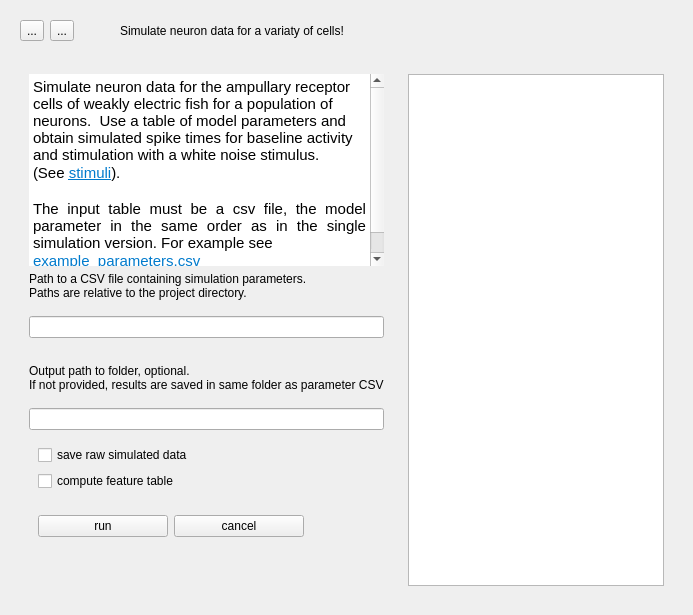
      <widget class="QWidget" name="table_sim">
       <layout class="QVBoxLayout" name="verticalLayout_16" stretch="0,1">
        <item>
         <widget class="QWidget" name="ts_header" native="true">
          <layout class="QHBoxLayout" name="horizontalLayout_4">
           <item>
            <widget class="QToolButton" name="ts_back_to_main">
             <property name="maximumSize">
              <size>
               <width>16777215</width>
               <height>27</height>
              </size>
             </property>
             <property name="text">
              <string>...</string>
             </property>
             <property name="icon">
              <iconset resource="resources.qrc">
               <normaloff>:/icons/pictograms/home.png</normaloff>:/icons/pictograms/home.png</iconset>
             </property>
            </widget>
           </item>
           <item>
            <widget class="QToolButton" name="ts_to_single">
             <property name="maximumSize">
              <size>
               <width>16777215</width>
               <height>27</height>
              </size>
             </property>
             <property name="text">
              <string>...</string>
             </property>
             <property name="icon">
              <iconset resource="resources.qrc">
               <normaloff>:/icons/pictograms/arrow_back.png</normaloff>:/icons/pictograms/arrow_back.png</iconset>
             </property>
            </widget>
           </item>
           <item>
            <spacer name="horizontalSpacer_6">
             <property name="orientation">
              <enum>Qt::Horizontal</enum>
             </property>
             <property name="sizeType">
              <enum>QSizePolicy::Maximum</enum>
             </property>
             <property name="sizeHint" stdset="0">
              <size>
               <width>40</width>
               <height>20</height>
              </size>
             </property>
            </spacer>
           </item>
           <item>
            <widget class="QLabel" name="ts_title">
             <property name="text">
              <string>Simulate neuron data for a variaty of cells!</string>
             </property>
             <property name="role" stdset="0">
              <string>title</string>
             </property>
            </widget>
           </item>
          </layout>
         </widget>
        </item>
        <item>
         <widget class="QWidget" name="ts_content" native="true">
          <layout class="QHBoxLayout" name="horizontalLayout_8">
           <item>
            <widget class="QWidget" name="ts_left_box" native="true">
             <layout class="QVBoxLayout" name="verticalLayout_27" stretch="0,0,0,0,0,0,0,0,0,0,1">
              <item>
               <widget class="QTextBrowser" name="ts_info">
                <property name="frameShape">
                 <enum>QFrame::NoFrame</enum>
                </property>
                <property name="html">
                 <string>&lt;!DOCTYPE HTML PUBLIC &quot;-//W3C//DTD HTML 4.0//EN&quot; &quot;http://www.w3.org/TR/REC-html40/strict.dtd&quot;&gt;
&lt;html&gt;&lt;head&gt;&lt;meta name=&quot;qrichtext&quot; content=&quot;1&quot; /&gt;&lt;style type=&quot;text/css&quot;&gt;
p, li { white-space: pre-wrap; }
&lt;/style&gt;&lt;/head&gt;&lt;body style=&quot; font-family:'Ubuntu'; font-size:11pt; font-weight:400; font-style:normal;&quot;&gt;
&lt;p style=&quot; margin-top:0px; margin-bottom:0px; margin-left:0px; margin-right:0px; -qt-block-indent:0; text-indent:0px;&quot;&gt;Simulate neuron data for the ampullary receptor cells of weakly electric fish for a population of neurons.  Use a table of model parameters and obtain simulated spike times for baseline activity and stimulation with a white noise stimulus. &lt;/p&gt;
&lt;p style=&quot; margin-top:0px; margin-bottom:0px; margin-left:0px; margin-right:0px; -qt-block-indent:0; text-indent:0px;&quot;&gt;(See &lt;a href=&quot;../../stimuli&quot;&gt;&lt;span style=&quot; text-decoration: underline; color:#007acc;&quot;&gt;stimuli&lt;/span&gt;&lt;/a&gt;).&lt;/p&gt;
&lt;p align=&quot;justify&quot; style=&quot;-qt-paragraph-type:empty; margin-top:0px; margin-bottom:0px; margin-left:0px; margin-right:0px; -qt-block-indent:0; text-indent:0px;&quot;&gt;&lt;br /&gt;&lt;/p&gt;
&lt;p align=&quot;justify&quot; style=&quot; margin-top:0px; margin-bottom:0px; margin-left:0px; margin-right:0px; -qt-block-indent:0; text-indent:0px;&quot;&gt;The input table must be a csv file, the model parameter in the same order as in the single simulation version. For example see&lt;/p&gt;
&lt;p align=&quot;justify&quot; style=&quot; margin-top:0px; margin-bottom:0px; margin-left:0px; margin-right:0px; -qt-block-indent:0; text-indent:0px;&quot;&gt;&lt;a href=&quot;../../examples/example_parameters.csv&quot;&gt;&lt;span style=&quot; text-decoration: underline; color:#007acc;&quot;&gt;example_parameters.csv&lt;/span&gt;&lt;/a&gt;&lt;/p&gt;
&lt;p align=&quot;justify&quot; style=&quot;-qt-paragraph-type:empty; margin-top:0px; margin-bottom:0px; margin-left:0px; margin-right:0px; -qt-block-indent:0; text-indent:0px;&quot;&gt;&lt;br /&gt;&lt;/p&gt;&lt;/body&gt;&lt;/html&gt;</string>
                </property>
               </widget>
              </item>
              <item>
               <widget class="QLabel" name="ts_input_label">
                <property name="text">
                 <string>Path to a CSV file containing simulation parameters.
Paths are relative to the project directory.</string>
                </property>
               </widget>
              </item>
              <item>
               <spacer name="verticalSpacer_13">
                <property name="orientation">
                 <enum>Qt::Vertical</enum>
                </property>
                <property name="sizeType">
                 <enum>QSizePolicy::Fixed</enum>
                </property>
                <property name="sizeHint" stdset="0">
                 <size>
                  <width>20</width>
                  <height>10</height>
                 </size>
                </property>
               </spacer>
              </item>
              <item>
               <widget class="QLineEdit" name="ts_input_path"/>
              </item>
              <item>
               <spacer name="verticalSpacer_12">
                <property name="orientation">
                 <enum>Qt::Vertical</enum>
                </property>
                <property name="sizeType">
                 <enum>QSizePolicy::Fixed</enum>
                </property>
                <property name="sizeHint" stdset="0">
                 <size>
                  <width>20</width>
                  <height>20</height>
                 </size>
                </property>
               </spacer>
              </item>
              <item>
               <widget class="QLabel" name="ts_output_label">
                <property name="text">
                 <string>Output path to folder, optional.
If not provided, results are saved in same folder as parameter CSV</string>
                </property>
               </widget>
              </item>
              <item>
               <spacer name="verticalSpacer_11">
                <property name="orientation">
                 <enum>Qt::Vertical</enum>
                </property>
                <property name="sizeType">
                 <enum>QSizePolicy::Fixed</enum>
                </property>
                <property name="sizeHint" stdset="0">
                 <size>
                  <width>20</width>
                  <height>10</height>
                 </size>
                </property>
               </spacer>
              </item>
              <item>
               <widget class="QLineEdit" name="ts_output_path"/>
              </item>
              <item>
               <widget class="QWidget" name="widget_6" native="true">
                <layout class="QVBoxLayout" name="verticalLayout_29">
                 <item>
                  <widget class="QCheckBox" name="ts_checkBox_data">
                   <property name="text">
                    <string>save raw simulated data</string>
                   </property>
                   <property name="checked">
                    <bool>false</bool>
                   </property>
                  </widget>
                 </item>
                 <item>
                  <widget class="QCheckBox" name="ts_checkBox_features">
                   <property name="text">
                    <string>compute feature table</string>
                   </property>
                  </widget>
                 </item>
                </layout>
               </widget>
              </item>
              <item>
               <widget class="QWidget" name="ts_control_widget" native="true">
                <layout class="QHBoxLayout" name="horizontalLayout_11">
                 <item>
                  <widget class="QPushButton" name="ts_btn_run">
                   <property name="sizePolicy">
                    <sizepolicy hsizetype="Fixed" vsizetype="Fixed">
                     <horstretch>0</horstretch>
                     <verstretch>0</verstretch>
                    </sizepolicy>
                   </property>
                   <property name="minimumSize">
                    <size>
                     <width>130</width>
                     <height>0</height>
                    </size>
                   </property>
                   <property name="maximumSize">
                    <size>
                     <width>130</width>
                     <height>16777215</height>
                    </size>
                   </property>
                   <property name="text">
                    <string>run</string>
                   </property>
                  </widget>
                 </item>
                 <item>
                  <widget class="QPushButton" name="ts_btn_cancel">
                   <property name="sizePolicy">
                    <sizepolicy hsizetype="Fixed" vsizetype="Fixed">
                     <horstretch>0</horstretch>
                     <verstretch>0</verstretch>
                    </sizepolicy>
                   </property>
                   <property name="minimumSize">
                    <size>
                     <width>130</width>
                     <height>0</height>
                    </size>
                   </property>
                   <property name="maximumSize">
                    <size>
                     <width>130</width>
                     <height>16777215</height>
                    </size>
                   </property>
                   <property name="text">
                    <string>cancel</string>
                   </property>
                  </widget>
                 </item>
                 <item>
                  <spacer name="horizontalSpacer_2">
                   <property name="orientation">
                    <enum>Qt::Horizontal</enum>
                   </property>
                   <property name="sizeHint" stdset="0">
                    <size>
                     <width>40</width>
                     <height>20</height>
                    </size>
                   </property>
                  </spacer>
                 </item>
                </layout>
               </widget>
              </item>
              <item>
               <spacer name="verticalSpacer_7">
                <property name="orientation">
                 <enum>Qt::Vertical</enum>
                </property>
                <property name="sizeHint" stdset="0">
                 <size>
                  <width>20</width>
                  <height>40</height>
                 </size>
                </property>
               </spacer>
              </item>
             </layout>
            </widget>
           </item>
           <item>
            <widget class="QWidget" name="ts_right_box" native="true">
             <layout class="QVBoxLayout" name="verticalLayout_28">
              <item>
               <widget class="QPlainTextEdit" name="ts_text_output">
                <property name="readOnly">
                 <bool>true</bool>
                </property>
               </widget>
              </item>
             </layout>
            </widget>
           </item>
          </layout>
         </widget>
        </item>
       </layout>
      </widget>
